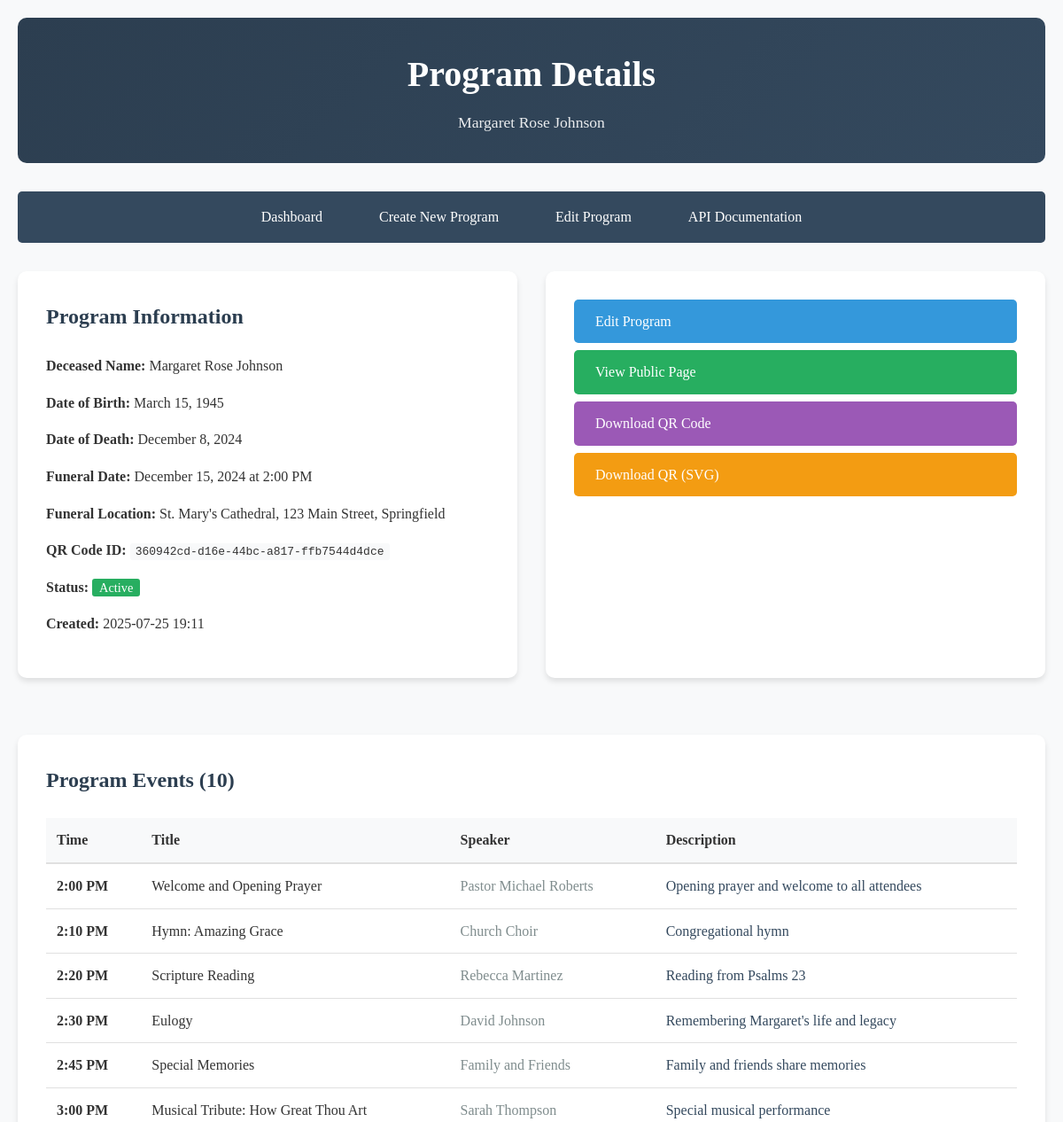
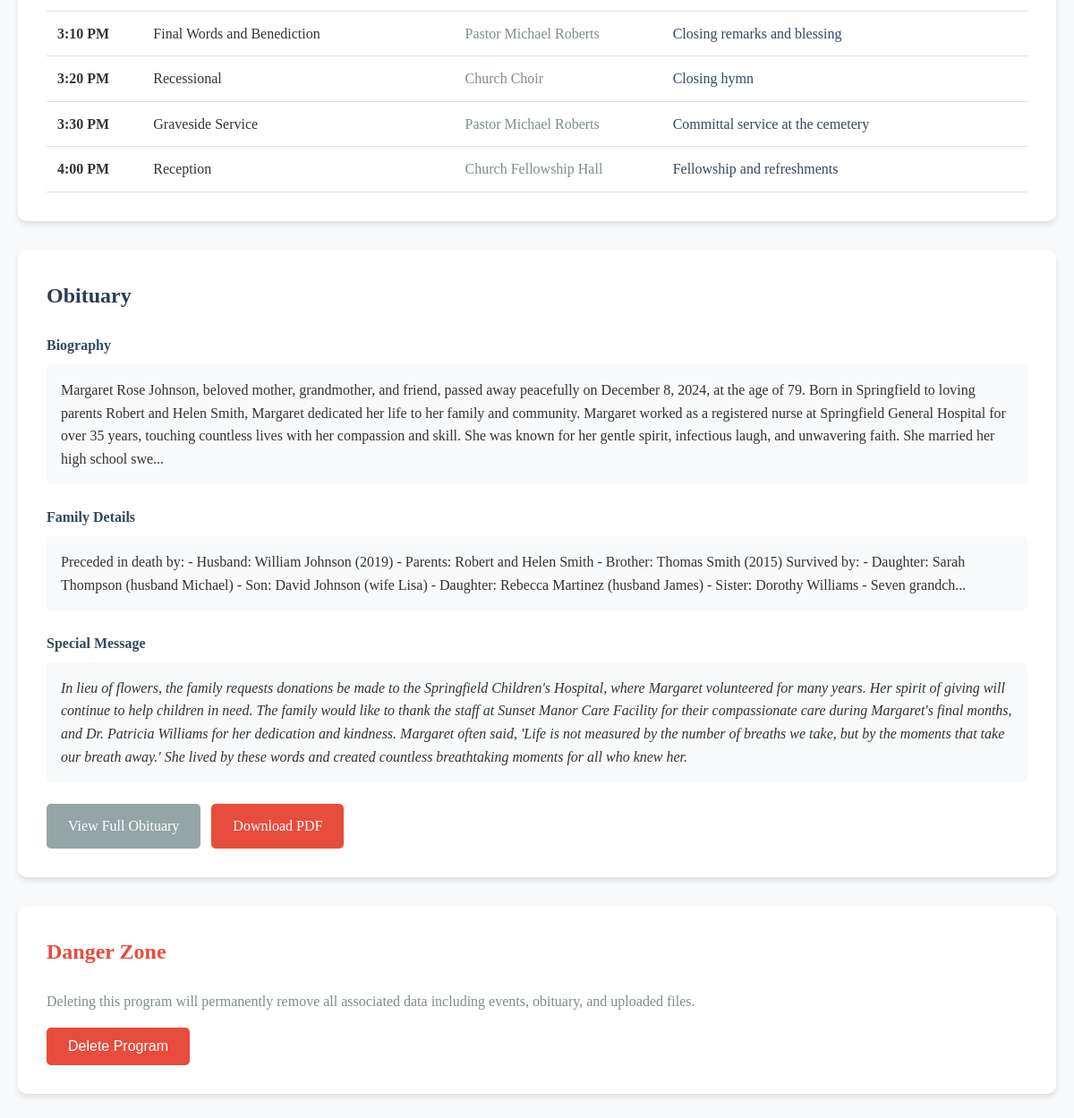
Screenshot of /api/admin/program/1 (signed in) with the database file from the repository (2 pictures, top to bottom).
### app/models/funeral.py (models this page shows)
class FuneralProgram(Base):
    __tablename__ = "funeral_programs"
    id = Column(Integer, primary_key=True, index=True)
    deceased_name = Column(String(255), nullable=False)
    date_of_birth = Column(String(50))
    date_of_death = Column(String(50))
    funeral_date = Column(String(50), nullable=False)
    funeral_location = Column(String(500), nullable=False)
    deceased_photo_url = Column(String(500))
    qr_code_id = Column(String(100), unique=True, index=True)
    is_active = Column(Boolean, default=True)
    created_at = Column(DateTime(timezone=True), server_default=func.now())
    updated_at = Column(DateTime(timezone=True), onupdate=func.now())
    program_events = relationship("ProgramEvent", back_populates="funeral_program", cascade="all, delete-orphan")
    obituary = relationship("Obituary", back_populates="funeral_program", uselist=False, cascade="all, delete-orphan")

class ProgramEvent(Base):
    __tablename__ = "program_events"
    id = Column(Integer, primary_key=True, index=True)
    funeral_program_id = Column(Integer, ForeignKey("funeral_programs.id"), nullable=False)
    time = Column(String(20), nullable=False)  # e.g., "10:00 AM"
    title = Column(String(255), nullable=False)
    description = Column(Text)
    speaker_name = Column(String(255))
    order_index = Column(Integer, nullable=False)  # For ordering events
    funeral_program = relationship("FuneralProgram", back_populates="program_events")

class Obituary(Base):
    __tablename__ = "obituaries"
    id = Column(Integer, primary_key=True, index=True)
    funeral_program_id = Column(Integer, ForeignKey("funeral_programs.id"), nullable=False)
    biography = Column(Text, nullable=False)
    family_details = Column(Text)
    special_message = Column(Text)
    photos = Column(JSON)  # Store list of photo URLs
    tributes = Column(JSON)  # Store list of tribute messages
    pdf_url = Column(String(500))  # URL to generated PDF
    created_at = Column(DateTime(timezone=True), server_default=func.now())
    updated_at = Column(DateTime(timezone=True), onupdate=func.now())
    funeral_program = relationship("FuneralProgram", back_populates="obituary")

### app/routers/admin.py (the view)
@router.get("/program/{program_id}", response_class=HTMLResponse)
async def view_program_admin(
    request: Request,
    program_id: int,
    db: Session = Depends(get_db),
    current_user: AdminUser = Depends(get_current_admin_user)
):
    program = db.query(FuneralProgram).filter(FuneralProgram.id == program_id).first()
    if not program:
        raise HTTPException(status_code=404, detail="Program not found")
    sorted_events = sorted(program.program_events, key=lambda x: x.order_index)
    return templates.TemplateResponse("admin_program_detail.html", {
        "request": request,
        "program": program,
        "events": sorted_events,
        "obituary": program.obituary
    })

### templates/admin_program_detail.html (shortened to what this page needs)
{% extends "base.html" %}
{% block content %}
<div class="container">
    <div class="header">
        <h1>Program Details</h1>
        <p>{{ program.deceased_name }}</p>
    </div>
    <nav class="nav">
        <ul>
            <li><a href="/api/admin/dashboard">Dashboard</a></li>
            <li><a href="/api/admin/create">Create New Program</a></li>
            <li><a href="/api/admin/program/{{ program.id }}/edit">Edit Program</a></li>
            <li><a href="/docs">API Documentation</a></li>
        </ul>
    </nav>
    <div class="grid grid-2" style="margin-bottom: 2rem;">
        <div class="card">
            <h2 style="color: #2c3e50; margin-bottom: 1.5rem;">Program Information</h2>
            <div style="margin-bottom: 1rem;">
                <strong>Deceased Name:</strong> {{ program.deceased_name }}
            </div>
            {% if program.date_of_birth %}
            <div style="margin-bottom: 1rem;">
                <strong>Date of Birth:</strong> {{ program.date_of_birth }}
            </div>
            {% endif %}
            {% if program.date_of_death %}
            <div style="margin-bottom: 1rem;">
                <strong>Date of Death:</strong> {{ program.date_of_death }}
            </div>
            {% endif %}
            <div style="margin-bottom: 1rem;">
                <strong>Funeral Date:</strong> {{ program.funeral_date }}
            </div>
            <div style="margin-bottom: 1rem;">
                <strong>Funeral Location:</strong> {{ program.funeral_location }}
            </div>
            <div style="margin-bottom: 1rem;">
                <strong>QR Code ID:</strong>
                <code style="background: #f8f9fa; padding: 2px 6px; border-radius: 3px;">{{ program.qr_code_id }}</code>
            </div>
            <div style="margin-bottom: 1rem;">
                <strong>Status:</strong>
                {% if program.is_active %}
                    <span style="background: #27ae60; color: white; padding: 2px 8px; border-radius: 3px; font-size: 0.9rem;">Active</span>
                {% else %}
                    <span style="background: #e74c3c; color: white; padding: 2px 8px; border-radius: 3px; font-size: 0.9rem;">Inactive</span>
                {% endif %}
            </div>
            <div style="margin-bottom: 1rem;">
                <strong>Created:</strong> {{ program.created_at.strftime('%Y-%m-%d %H:%M') if program.created_at else 'N/A' }}
            </div>
        </div>
        <div class="card">
            <div style="display: flex; flex-direction: column; gap: 0.5rem;">
                <a href="/api/admin/program/{{ program.id }}/edit" class="btn btn-primary">Edit Program</a>
                <a href="/api/funeral/program/{{ program.qr_code_id }}/view" class="btn btn-success" target="_blank">View Public Page</a>
                <a href="/api/qr/download/{{ program.qr_code_id }}" class="btn" style="background: #9b59b6;">Download QR Code</a>
                <a href="/api/qr/download/{{ program.qr_code_id }}?format=svg" class="btn" style="background: #f39c12;">Download QR (SVG)</a>
            </div>
        </div>
    </div>
    {% if events %}
    <div class="card" style="margin-bottom: 2rem;">
        <h2 style="color: #2c3e50; margin-bottom: 1.5rem;">Program Events ({{ events|length }})</h2>
        <div style="overflow-x: auto;">
            <table style="width: 100%; border-collapse: collapse;">
                <thead>
                    <tr style="background: #f8f9fa;">
                        <th style="padding: 12px; text-align: left; border-bottom: 2px solid #e0e0e0;">Time</th>
                        <th style="padding: 12px; text-align: left; border-bottom: 2px solid #e0e0e0;">Title</th>
                        <th style="padding: 12px; text-align: left; border-bottom: 2px solid #e0e0e0;">Speaker</th>
                        <th style="padding: 12px; text-align: left; border-bottom: 2px solid #e0e0e0;">Description</th>
                    </tr>
                </thead>
                <tbody>
                    {% for event in events %}
                    <tr style="border-bottom: 1px solid #e0e0e0;">
                        <td style="padding: 12px; font-weight: bold;">{{ event.time }}</td>
                        <td style="padding: 12px;">{{ event.title }}</td>
                        <td style="padding: 12px; color: #7f8c8d;">{{ event.speaker_name or '-' }}</td>
                        <td style="padding: 12px; color: #34495e;">{{ event.description or '-' }}</td>
                    </tr>
                    {% endfor %}
                </tbody>
            </table>
        </div>
    </div>
    {% endif %}
    {% if obituary %}
    <div class="card" style="margin-bottom: 2rem;">
        <h2 style="color: #2c3e50; margin-bottom: 1.5rem;">Obituary</h2>
        <div style="margin-bottom: 1.5rem;">
            <h4 style="color: #34495e; margin-bottom: 0.5rem;">Biography</h4>
            <div style="background: #f8f9fa; padding: 1rem; border-radius: 5px; line-height: 1.6;">
                {{ obituary.biography[:500] }}{% if obituary.biography|length > 500 %}...{% endif %}
            </div>
        </div>
        {% if obituary.family_details %}
        <div style="margin-bottom: 1.5rem;">
            <h4 style="color: #34495e; margin-bottom: 0.5rem;">Family Details</h4>
            <div style="background: #f8f9fa; padding: 1rem; border-radius: 5px; line-height: 1.6;">
                {{ obituary.family_details[:300] }}{% if obituary.family_details|length > 300 %}...{% endif %}
            </div>
        </div>
        {% endif %}
        {% if obituary.special_message %}
        <div style="margin-bottom: 1.5rem;">
            <h4 style="color: #34495e; margin-bottom: 0.5rem;">Special Message</h4>
            <div style="background: #f8f9fa; padding: 1rem; border-radius: 5px; line-height: 1.6; font-style: italic;">
                {{ obituary.special_message }}
            </div>
        </div>
        {% endif %}
        <div style="margin-top: 1.5rem;">
            <a href="/api/funeral/program/{{ program.qr_code_id }}/obituary/view" class="btn btn-secondary" target="_blank">View Full Obituary</a>
            <a href="/api/admin/program/{{ program.id }}/obituary/pdf" class="btn" style="background: #e74c3c; color: white; margin-left: 0.5rem;">Download PDF</a>
        </div>
    </div>
    {% endif %}
    <div class="card">
        <h2 style="color: #e74c3c; margin-bottom: 1.5rem;">Danger Zone</h2>
        <p style="color: #7f8c8d; margin-bottom: 1rem;">
            Deleting this program will permanently remove all associated data including events, obituary, and uploaded files.
        </p>
        <form action="/api/admin/program/{{ program.id }}/delete" method="post"
              onsubmit="return confirm('Are you sure you want to delete this program? This action cannot be undone.')">
            <button type="submit" class="btn" style="background: #e74c3c; color: white;">
                Delete Program
            </button>
        </form>
    </div>
</div>
{% endblock %}

### templates/base.html (style rules this page uses)
* { margin: 0; padding: 0; box-sizing: border-box; }
body { font-family: 'Georgia', 'Times New Roman', serif; line-height: 1.6; color: #333; background-color: #f8f9fa; }
.container { max-width: 1200px; margin: 0 auto; padding: 20px; }
.header { background: linear-gradient(135deg, #2c3e50, #34495e); color: white; padding: 2rem 0; text-align: center; margin-bottom: 2rem; border-radius: 10px; }
.header h1 { font-size: 2.5rem; margin-bottom: 0.5rem; }
.header p { font-size: 1.1rem; opacity: 0.9; }
.card { background: white; border-radius: 10px; padding: 2rem; margin-bottom: 2rem; box-shadow: 0 4px 6px rgba(0, 0, 0, 0.1); }
.btn { display: inline-block; padding: 12px 24px; background: #3498db; color: white; text-decoration: none; border-radius: 5px; border: none; cursor: pointer; font-size: 1rem; transition: background 0.3s; }
.btn-primary { background: #3498db; }
.btn-success { background: #27ae60; }
.btn-secondary { background: #95a5a6; }
.nav { background: #34495e; padding: 1rem 0; margin-bottom: 2rem; border-radius: 5px; }
.nav ul { list-style: none; display: flex; justify-content: center; gap: 2rem; }
.nav a { color: white; text-decoration: none; padding: 0.5rem 1rem; border-radius: 3px; transition: background 0.3s; }
.grid { display: grid; gap: 2rem; }
.grid-2 { grid-template-columns: repeat(auto-fit, minmax(300px, 1fr)); }

### rows the page displays
FuneralProgram: deceased_name "Margaret Rose Johnson", date_of_birth "March 15, 1945", date_of_death "December 8, 2024", funeral_date "December 15, 2024 at 2:00 PM", funeral_location "St. Mary's Cathedral, 123 Main Street, Springfield", qr_code_id "360942cd-d16e-44bc-a817-ffb7544d4dce", created_at "2025-07-25 19:11"
ProgramEvent: time "2:00 PM", title "Welcome and Opening Prayer", speaker_name "Pastor Michael Roberts", description "Opening prayer and welcome to all attendees"
ProgramEvent: time "2:10 PM", title "Hymn: Amazing Grace", speaker_name "Church Choir", description "Congregational hymn"
ProgramEvent: time "2:20 PM", title "Scripture Reading", speaker_name "Rebecca Martinez", description "Reading from Psalms 23"
ProgramEvent: time "2:30 PM", title "Eulogy", speaker_name "David Johnson", description "Remembering Margaret's life and legacy"
ProgramEvent: time "2:45 PM", title "Special Memories", speaker_name "Family and Friends", description "Family and friends share memories"
ProgramEvent: time "3:00 PM", title "Musical Tribute: How Great Thou Art", speaker_name "Sarah Thompson", description "Special musical performance"
ProgramEvent: time "3:10 PM", title "Final Words and Benediction", speaker_name "Pastor Michael Roberts", description "Closing remarks and blessing"
ProgramEvent: time "3:20 PM", title "Recessional", speaker_name "Church Choir", description "Closing hymn"
ProgramEvent: time "3:30 PM", title "Graveside Service", speaker_name "Pastor Michael Roberts", description "Committal service at the cemetery"
ProgramEvent: time "4:00 PM", title "Reception", speaker_name "Church Fellowship Hall", description "Fellowship and refreshments"
Obituary: biography "Margaret Rose Johnson, beloved mother, grandmother, and friend, passed away peacefully on December 8, 2024, at the age of 79. Born in Springfield to loving parents Robert and Helen Smith, Margaret dedicated her life to her family and community. Margaret worked as a registered nurse at Springfield General Hospital for over 35 years, touching countless lives with her compassion and skill. She was known for her gentle spirit, infectious laugh, and unwavering faith. She married her high school swe", family_details "Preceded in death by: - Husband: William Johnson (2019) - Parents: Robert and Helen Smith - Brother: Thomas Smith (2015) Survived by: - Daughter: Sarah Thompson (husband Michael) - Son: David Johnson (wife Lisa) - Daughter: Rebecca Martinez (husband James) - Sister: Dorothy Williams - Seven grandch", special_message "In lieu of flowers, the family requests donations be made to the Springfield Children's Hospital, where Margaret volunteered for many years. Her spirit of giving will continue to help children in need. The family would like to thank the staff at Sunset Manor Care Facility for their compassionate care during Margaret's final months, and Dr. Patricia Williams for her dedication and kindness. Margaret often said, 'Life is not measured by the number of breaths we take, but by the moments that take our breath away.' She lived by these words and created countless breathtaking moments for all who knew her."

### other values shown
{{ events|length }} "10"
